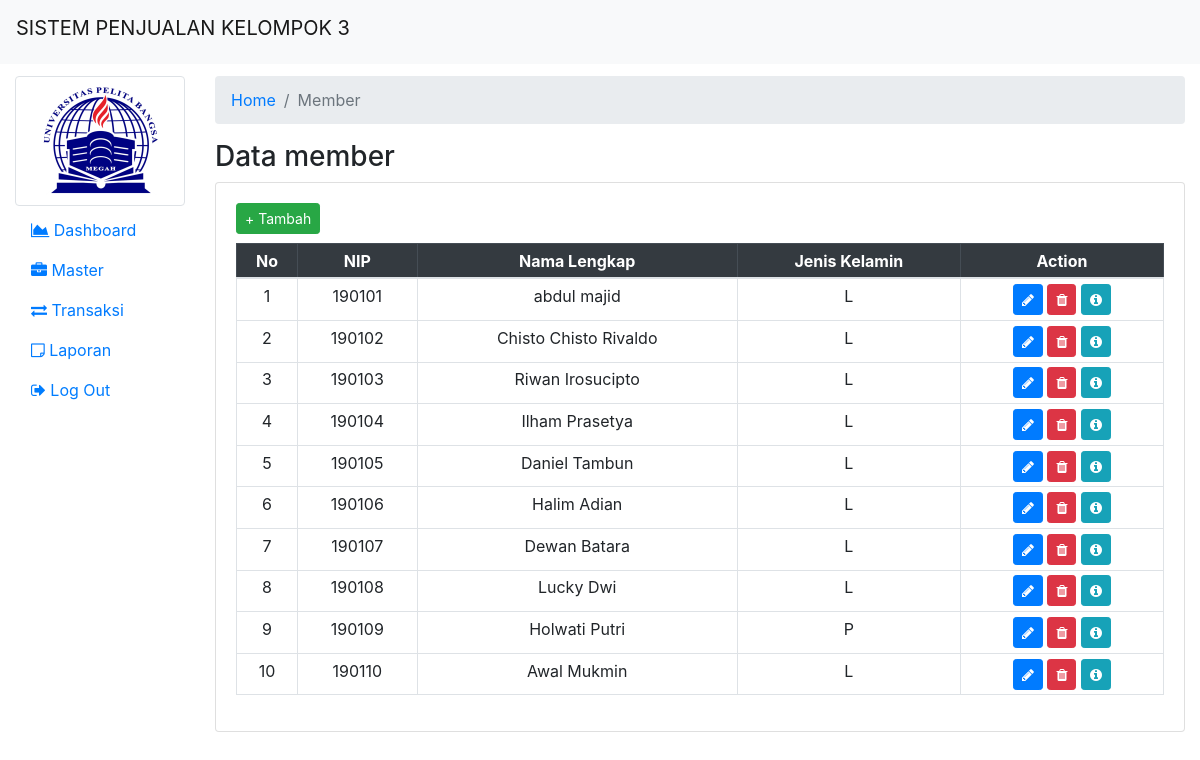
/admin/pembeli.php (signed in), run on the app's committed database.
### tables this page shows
CREATE TABLE `pembeli` (
  `nip` varchar(6) NOT NULL,
  `nama_depan` varchar(100) NOT NULL,
  `nama_belakang` varchar(255) NOT NULL,
  `alamat` varchar(255) NOT NULL,
  `no_tlp` varchar(13) NOT NULL,
  `email` varchar(100) NOT NULL,
  `tgl_lahir` date NOT NULL,
  `jk` varchar(1) NOT NULL
);

### admin/pembeli.php (the view, shortened to what this page needs)
<?php
include 'header.php';
?>
<nav aria-label="breadcrumb">
    <ol class="breadcrumb">
        <li class="breadcrumb-item"><a href="index.php">Home</a></li>
        <li class="breadcrumb-item active" aria-current="page">Member</li>
    </ol>
</nav>
<?php
$query = "SELECT * FROM pembeli";
$row = mysqli_query($conn, $query);
?>
<h3>Data member</h3>
<div class="card">
    <div class="card-body">
        <a href="pembeli-store.php"><button type="button" class="btn btn-sm btn-success" style="margin-bottom:1%; ">+ Tambah</button></a>
        <table class="table table-sm table-bordered table-hover" style=" text-align: center;">
            <thead class="table-dark">
                <th>No</th>
                <th>NIP</th>
                <th>Nama Lengkap</th>
                <th>Jenis Kelamin</th>
                <th>Action</th>
            </thead>
            <?php
            $no = 1;
            while ($data = mysqli_fetch_assoc($row)) {
                ?>
                <tr>
                    <td><?php echo $no ?></td>
                    <td><?php echo $data["nip"]; ?></td>
                    <td><?php echo $data["nama_depan"] . ' ' . $data["nama_belakang"]; ?></td>
                    <td><?php echo $data["jk"]; ?></td>
                    <td>
                        <a href="pembeli-update.php?nip=<?php echo $data['nip']; ?>"><button type="button" class="btn btn-primary btn-sm" title="Edit"><span class="fa fa-pencil"></span></button></a>
                        <a href="pembeli-delete.php?nip=<?php echo $data['nip']; ?>" onclick="deleted()"><button type="button" class="btn btn-danger btn-sm" title="Delete"><span class="fa fa-trash"></span></button></a>
                        <a href="pembeli-detail.php?nip=<?php echo $data['nip']; ?>"><button type="button" class="btn btn-info btn-sm" title="Detail"><span class="fa fa-info-circle"></span></button></a>
                    </td>
                </tr>
                <?php $no++;
            } ?>
        </table>
    </div>
</div>
<?php
include 'footer.php';
?>

### data on the page
pembeli: nip "190101", nama_depan "abdul", nama_belakang "majid", jk "L"
pembeli: nip "190102", nama_depan "Chisto", nama_belakang "Chisto Rivaldo", jk "L"
pembeli: nip "190103", nama_depan "Riwan", nama_belakang "Irosucipto", jk "L"
pembeli: nip "190104", nama_depan "Ilham", nama_belakang "Prasetya", jk "L"
pembeli: nip "190105", nama_depan "Daniel", nama_belakang "Tambun", jk "L"
pembeli: nip "190106", nama_depan "Halim", nama_belakang "Adian", jk "L"
pembeli: nip "190107", nama_depan "Dewan", nama_belakang "Batara", jk "L"
pembeli: nip "190108", nama_depan "Lucky", nama_belakang "Dwi", jk "L"
pembeli: nip "190109", nama_depan "Holwati", nama_belakang "Putri", jk "P"
pembeli: nip "190110", nama_depan "Awal", nama_belakang "Mukmin", jk "L"
